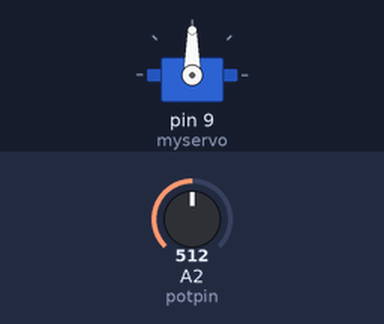
This sketch was run on a simulated Arduino Uno, built with avr-gcc and run on an emulated ATmega328P. Shown: servo. The test bench sets the inputs (shaded band); at power-on: A2 (potpin) = 512.

Above: at 1.2 s.
1.3 s: A2 (potpin) set to 716
At 2.5 s:
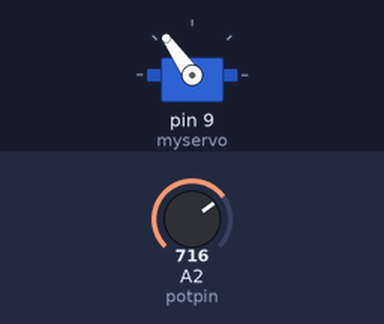
2.8 s: A2 (potpin) set to 900
At 3.4 s:
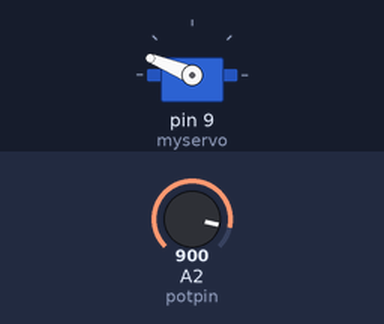
4.3 s: A2 (potpin) set to 1023
At 4.7 s:
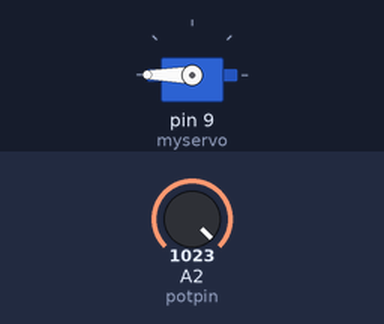
5.8 s: A2 (potpin) set to 306
At 6.8 s:
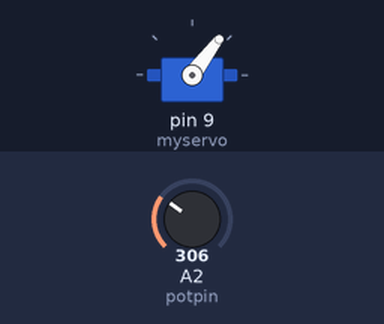
7.3 s: A2 (potpin) set to 122
At 8.0 s:
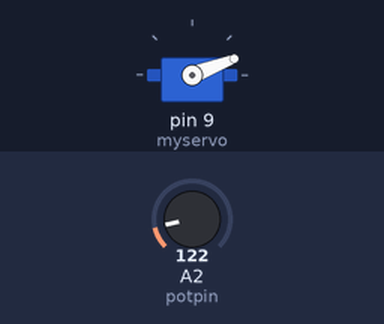
Timing chart, 0 to 9.8 s (numbered marks = the images above; inputs shaded):
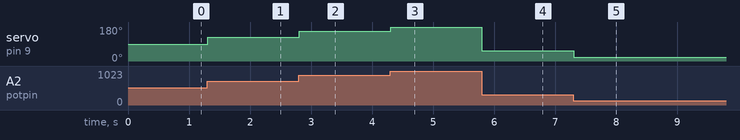

The sketch:

knob_servo.ino
```cpp
/*
  knob_servo

  ratate servo via knob

  pin A2-knob
  pin D9-servo

  modified 25 JAN 2016 for CU Robot Class
  by Chawanan Inkumnoi

 █████╗ ██╗   ██╗████████╗ ██████╗ ███████╗ █████╗ ██╗   ██╗███████╗
██╔══██╗██║   ██║╚══██╔══╝██╔═══██╗██╔════╝██╔══██╗██║   ██║██╔════╝
███████║██║   ██║   ██║   ██║   ██║███████╗███████║██║   ██║█████╗
██╔══██║██║   ██║   ██║   ██║   ██║╚════██║██╔══██║╚██╗ ██╔╝██╔══╝
██║  ██║╚██████╔╝   ██║   ╚██████╔╝███████║██║  ██║ ╚████╔╝ ███████╗
╚═╝  ╚═╝ ╚═════╝    ╚═╝    ╚═════╝ ╚══════╝╚═╝  ╚═╝  ╚═══╝  ╚══════╝


*/


#include <Servo.h>
Servo myservo;
int potpin = 2;  // analog pin used to connect the potentiometer
int val = 0;


void setup() {
   Serial.begin(9600);
    myservo.attach(9);
}

void loop() {
  val = analogRead(potpin);            // reads the value of the potentiometer (value between 0 and 1023)
  val = map (val, 0,1023, 0,180);
  myservo.write(val);
  delay(10);
}
```

Measured:
- after the input at 1.3 s, servo on pin 9 (myservo): 90° → 125° at once
- after the input at 2.8 s, servo on pin 9 (myservo): 125° → 158° at once
- after the input at 4.3 s, servo on pin 9 (myservo): 158° → 180° at once
- after the input at 5.8 s, servo on pin 9 (myservo): 180° → 53° at once
- after the input at 7.3 s, servo on pin 9 (myservo): 53° → 21° at once
